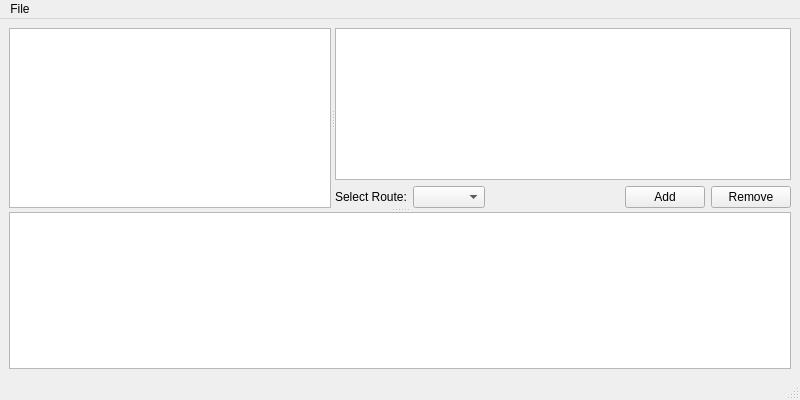
<?xml version="1.0" encoding="UTF-8"?>
<ui version="4.0">
 <class>MainWindow</class>
 <widget class="QMainWindow" name="MainWindow">
  <property name="geometry">
   <rect>
    <x>0</x>
    <y>0</y>
    <width>800</width>
    <height>400</height>
   </rect>
  </property>
  <property name="windowTitle">
   <string>MainWindow</string>
  </property>
  <widget class="QWidget" name="centralwidget">
   <layout class="QVBoxLayout" name="verticalLayout_2">
    <item>
     <widget class="QSplitter" name="splitter_2">
      <property name="orientation">
       <enum>Qt::Vertical</enum>
      </property>
      <widget class="QSplitter" name="splitter">
       <property name="orientation">
        <enum>Qt::Horizontal</enum>
       </property>
       <widget class="QTableView" name="routesView"/>
       <widget class="QWidget" name="layoutWidget">
        <layout class="QVBoxLayout" name="verticalLayout">
         <item>
          <widget class="QTableView" name="coordinatesView"/>
         </item>
         <item>
          <layout class="QHBoxLayout" name="horizontalLayout_2">
           <item>
            <layout class="QHBoxLayout" name="horizontalLayout">
             <item>
              <widget class="QLabel" name="label">
               <property name="text">
                <string>Select Route:</string>
               </property>
              </widget>
             </item>
             <item>
              <widget class="QComboBox" name="comboBox">
               <property name="sizeAdjustPolicy">
                <enum>QComboBox::AdjustToContents</enum>
               </property>
              </widget>
             </item>
            </layout>
           </item>
           <item>
            <spacer name="horizontalSpacer">
             <property name="orientation">
              <enum>Qt::Horizontal</enum>
             </property>
             <property name="sizeHint" stdset="0">
              <size>
               <width>40</width>
               <height>20</height>
              </size>
             </property>
            </spacer>
           </item>
           <item>
            <widget class="QPushButton" name="addCoordinateButton">
             <property name="text">
              <string>Add</string>
             </property>
            </widget>
           </item>
           <item>
            <widget class="QPushButton" name="removeCoordinateButton">
             <property name="text">
              <string>Remove</string>
             </property>
            </widget>
           </item>
          </layout>
         </item>
        </layout>
       </widget>
      </widget>
      <widget class="ChartPresenter" name="chartView"/>
     </widget>
    </item>
   </layout>
  </widget>
  <widget class="QMenuBar" name="menubar">
   <property name="geometry">
    <rect>
     <x>0</x>
     <y>0</y>
     <width>800</width>
     <height>22</height>
    </rect>
   </property>
   <widget class="QMenu" name="menuFile">
    <property name="title">
     <string>File</string>
    </property>
    <addaction name="actionOpen"/>
    <addaction name="actionSave"/>
    <addaction name="actionImport"/>
    <addaction name="actionExport"/>
    <addaction name="actionNew"/>
    <addaction name="actionDelete"/>
   </widget>
   <addaction name="menuFile"/>
  </widget>
  <widget class="QStatusBar" name="statusbar"/>
  <action name="actionOpen">
   <property name="text">
    <string>Open</string>
   </property>
   <property name="shortcut">
    <string>Ctrl+O</string>
   </property>
  </action>
  <action name="actionImport">
   <property name="text">
    <string>Import</string>
   </property>
   <property name="shortcut">
    <string>Ctrl+I</string>
   </property>
  </action>
  <action name="actionSave">
   <property name="text">
    <string>Save</string>
   </property>
   <property name="shortcut">
    <string>Ctrl+S</string>
   </property>
  </action>
  <action name="actionDelete">
   <property name="text">
    <string>Delete</string>
   </property>
   <property name="shortcut">
    <string>Ctrl+D</string>
   </property>
  </action>
  <action name="actionExport">
   <property name="text">
    <string>Export</string>
   </property>
   <property name="shortcut">
    <string>Ctrl+E</string>
   </property>
  </action>
  <action name="actionNew">
   <property name="text">
    <string>New</string>
   </property>
   <property name="shortcut">
    <string>Ctrl+N</string>
   </property>
  </action>
 </widget>
 <customwidgets>
  <customwidget>
   <class>ChartPresenter</class>
   <extends>QGraphicsView</extends>
   <header>include/ui/presenters/ChartPresenter.h</header>
  </customwidget>
 </customwidgets>
 <resources/>
 <connections/>
</ui>
